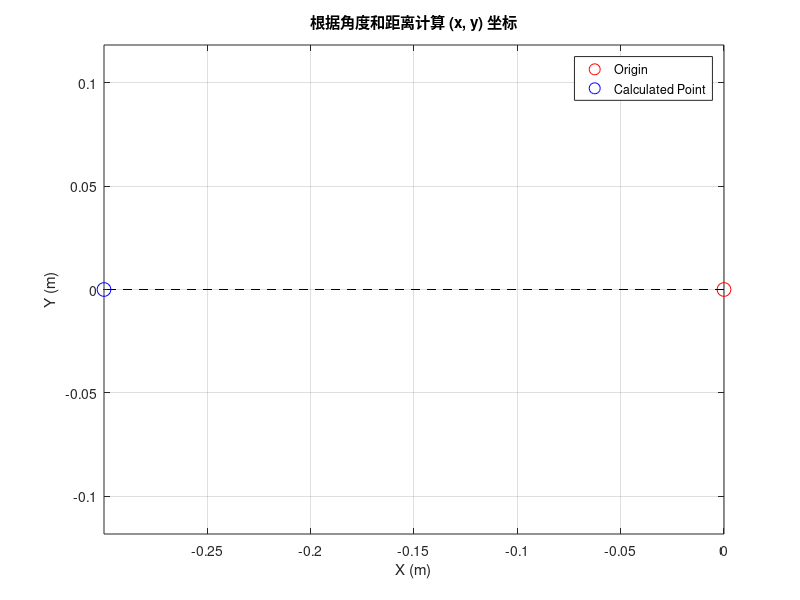

Write MATLAB code to recreate this figure.
% 清除工作区和命令窗口
clear all;
clc;

% 输入角度（单位：度）和距离
angle_deg = 180; % 角度
distance = 0.3;   % 距离

% 将角度转换为弧度
angle_rad = deg2rad(angle_deg);

% 计算 x 和 y 坐标
x = distance * cos(angle_rad);
y = distance * sin(angle_rad);

% 显示结果
disp(['对于角度 ' num2str(angle_deg) '° 和距离 ' num2str(distance) ' m:']);
disp(['x 坐标: ' num2str(x)]);
disp(['y 坐标: ' num2str(y)]);

% 可视化结果
figure;
plot(0, 0, 'ro', 'MarkerSize', 10); % 原点
hold on;
plot(x, y, 'bo', 'MarkerSize', 10); % 计算得到的点
line([0 x], [0 y], 'Color', 'k', 'LineStyle', '--'); % 连接原点和计算点的线
grid on;
xlabel('X (m)');
ylabel('Y (m)');
title('根据角度和距离计算 (x, y) 坐标');
axis equal; % 设置坐标轴比例相等
legend('Origin', 'Calculated Point');